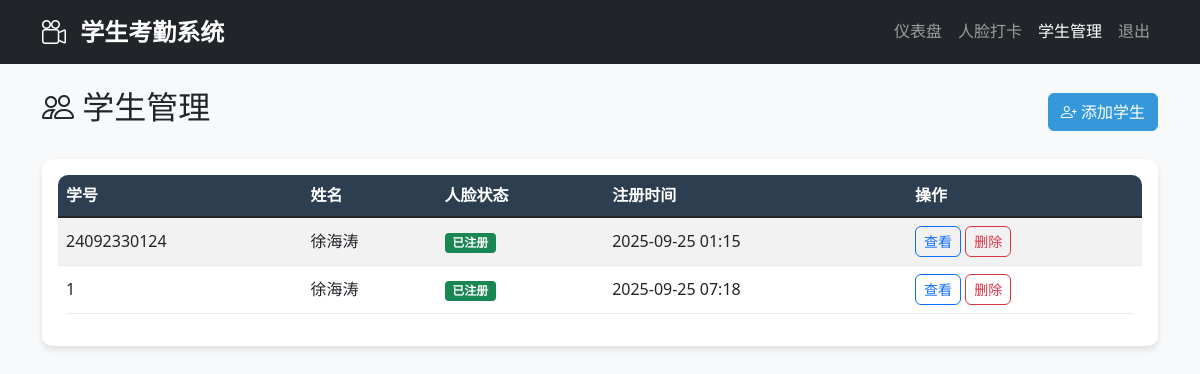
/students (signed in), run on the app's committed database.
### models.py (models this page shows)
class Student(db.Model):
    id = db.Column(db.Integer, primary_key=True)
    student_id = db.Column(db.String(20), unique=True, nullable=False)
    name = db.Column(db.String(80), nullable=False)
    face_id = db.Column(db.String(200))
    created_at = db.Column(db.DateTime, default=datetime.utcnow)
    attendance_records = db.relationship('Attendance', backref='student', lazy=True)

### app.py (the view)
@app.route('/students')
def students_page():
    try:
        if 'user_id' not in session:
            return redirect(url_for('login'))
        students = Student.query.all()
        return render_template('students.html', students=students)
    except Exception as e:
        print(f"学生页面错误: {e}")
        return render_template('error.html', message="加载学生页面时发生错误")

### app.py (called while the page is built, shortened)
@app.before_request
def initialize():
    global first_request_done

### templates/students.html (shortened to what this page needs)
<!DOCTYPE html>
<html lang="zh-CN">
<head>
    <link href="https://cdn.jsdelivr.net/npm/bootstrap@5.1.3/dist/css/bootstrap.min.css" rel="stylesheet">
    <link href="https://cdn.jsdelivr.net/npm/bootstrap-icons@1.7.2/font/bootstrap-icons.css" rel="stylesheet">
    <link href="{{ url_for('static', filename='css/style.css') }}" rel="stylesheet">
</head>
<body>
    <nav class="navbar navbar-expand-lg navbar-dark bg-dark">
        <div class="container">
            <a class="navbar-brand" href="{{ url_for('dashboard') }}">
                <i class="bi bi-camera-reels"></i> 学生考勤系统
            </a>
            <div class="navbar-nav ms-auto">
                <a class="nav-link" href="{{ url_for('dashboard') }}">仪表盘</a>
                <a class="nav-link" href="{{ url_for('attendance_page') }}">人脸打卡</a>
                <a class="nav-link active" href="{{ url_for('students_page') }}">学生管理</a>
                <a class="nav-link" href="{{ url_for('logout') }}">退出</a>
            </div>
        </div>
    </nav>
    <div class="container mt-4">
        <div class="d-flex justify-content-between align-items-center mb-4">
            <h2><i class="bi bi-people"></i> 学生管理</h2>
            <button class="btn btn-primary" data-bs-toggle="modal" data-bs-target="#addStudentModal">
                <i class="bi bi-person-plus"></i> 添加学生
            </button>
        </div>
        <div class="card">
            <div class="card-body">
                {% if students %}
                <div class="table-responsive">
                    <table class="table table-striped">
                        <thead>
                            <tr>
                                <th>学号</th>
                                <th>姓名</th>
                                <th>人脸状态</th>
                                <th>注册时间</th>
                                <th>操作</th>
                            </tr>
                        </thead>
                        <tbody>
                            {% for student in students %}
                            <tr>
                                <td>{{ student.student_id }}</td>
                                <td>{{ student.name }}</td>
                                <td>
                                    {% if student.face_id %}
                                    <span class="badge bg-success">已注册</span>
                                    {% else %}
                                    <span class="badge bg-warning">未注册</span>
                                    {% endif %}
                                </td>
                                <td>{{ student.created_at.strftime('%Y-%m-%d %H:%M') }}</td>
                                <td>
                                    <button class="btn btn-sm btn-outline-primary">查看</button>
                                    <button class="btn btn-sm btn-outline-danger">删除</button>
                                </td>
                            </tr>
                            {% endfor %}
                        </tbody>
                    </table>
                </div>
                {% else %}
                <p class="text-center text-muted">暂无学生数据</p>
                {% endif %}
            </div>
        </div>
    </div>
</body>
</html>

### static/css/style.css (style rules this page uses)
:root { --primary-color: #3498db; --secondary-color: #2c3e50; --success-color: #27ae60; --warning-color: #f39c12; --danger-color: #e74c3c; --light-color: #ecf0f1; --dark-color: #34495e; }
body { font-family: 'Segoe UI', Tahoma, Geneva, Verdana, sans-serif; background-color: #f8f9fa; line-height: 1.6; }
.navbar-brand { font-weight: bold; font-size: 1.5rem; }
.navbar-brand i { margin-right: 0.5rem; }
.card { border: none; border-radius: 10px; box-shadow: 0 4px 6px rgba(0, 0, 0, 0.1); transition: transform 0.3s ease, box-shadow 0.3s ease; margin-bottom: 1.5rem; }
.btn { border-radius: 6px; font-weight: 500; transition: all 0.3s ease; }
.btn-primary { background-color: var(--primary-color); border-color: var(--primary-color); }
.table { border-radius: 10px; overflow: hidden; }
.table th { background-color: var(--secondary-color); color: white; font-weight: 600; border: none; }
.table td { vertical-align: middle; border-color: #eaeaea; }
.fade-in { animation: fadeIn 0.5s ease forwards; }

### data on the page
Student: student_id "24092330124", name "徐海涛", shows "已注册", created_at "2025-09-25 01:15"
Student: student_id "1", name "徐海涛", shows "已注册", created_at "2025-09-25 07:18"
